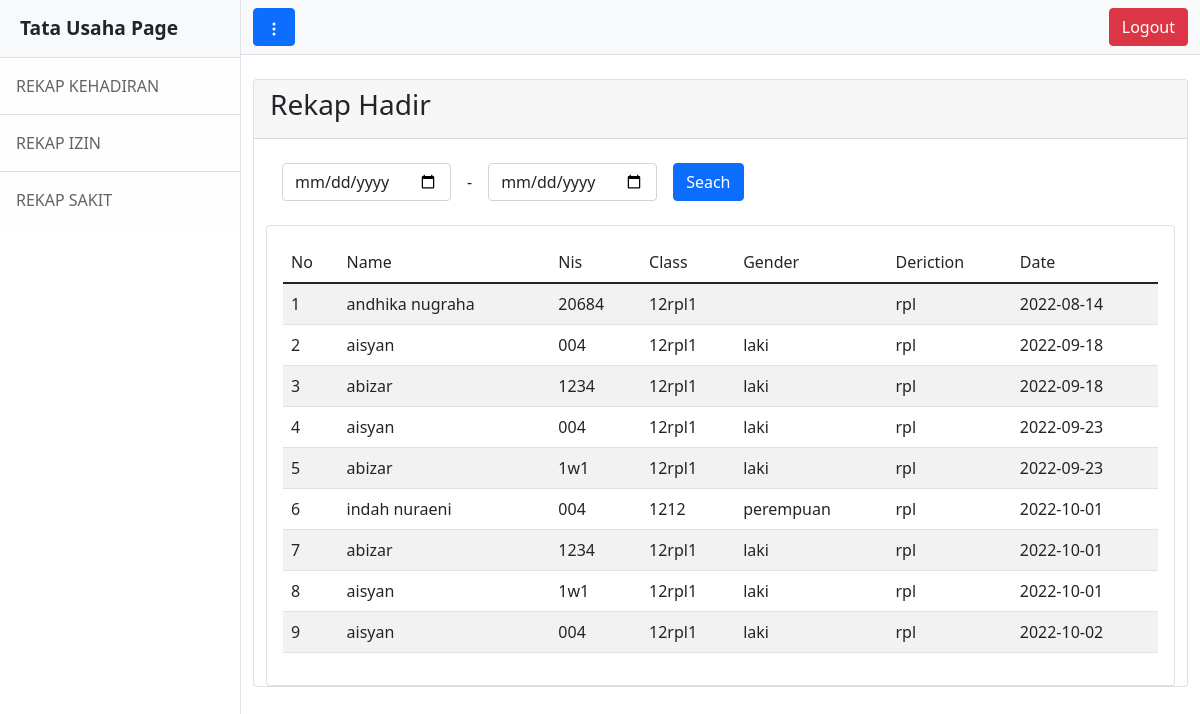
Before: /tu/halaman_tu.php?p=hadir (signed in) with the older database file.
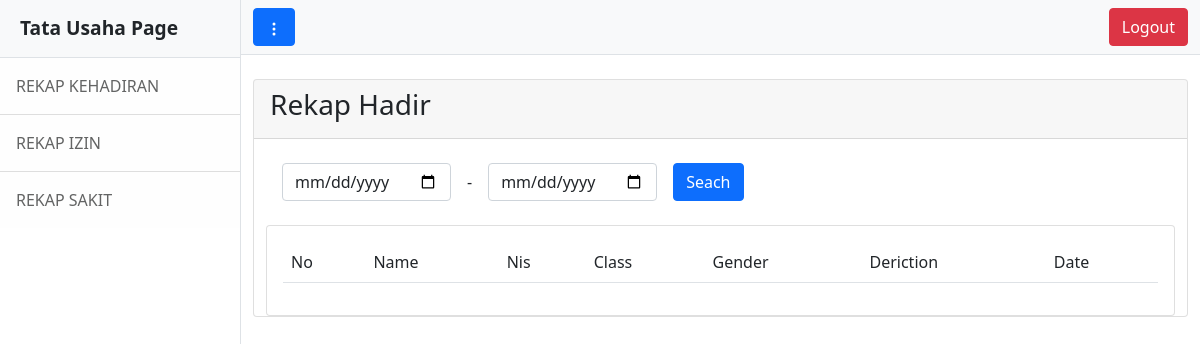
After: the same page with the newer database file.
### tables this page shows
CREATE TABLE `masuk` (
  `id` int(200) NOT NULL,
  `nama` varchar(255) NOT NULL,
  `nis` varchar(255) NOT NULL,
  `kelas` varchar(255) NOT NULL,
  `jenis_kelamin` varchar(255) NOT NULL,
  `jurusan` varchar(200) NOT NULL,
  `tgl_input` date NOT NULL
);

### tu/rekap-kehadiran.php (the view, shortened to what this page needs)
<?php
include "connect.php";
?>
<!DOCTYPE html>
<html lang="en">
<head>
    <link rel="stylesheet" type="text/css" href="css/css/bootstrap.min.css" />
</head>
<body>
    <br>
    <div class="card">
        <div class="card-header d-flex align-items-center">
            <h3>Rekap Hadir</h3>
        </div>
        <div class="container mt-4">
            <form action="" method="get">
                <div class="row g-3 align-items-center">
                    <div class="col-auto">
                    </div>
                    <div class="col-auto">
                        <input type="date" class="form-control" name="dari" required>
                    </div>
                    <div class="col-auto">
                        -
                    </div>
                    <div class="col-auto">
                        <input type="date" class="form-control" name="ke" required>
                    </div>
                    <div class="col-auto">
                        <button class="btn btn-primary" type="submit">Seach</button>
                    </div>
                </div>
            </form>
            <br>
            <div class="card">
                <div class="card-body">
                    <table class="table table-striped">
                        <thead>
                            <tr>
                                <td>No</td>
                                <td>Name</td>
                                <td>Nis</td>
                                <td>Class</td>
                                <td>Gender</td>
                                <td>Deriction</td>
                                <td>Date</td>
                            </tr>
                        </thead>
                        <?php
                        if (isset($_GET['dari']) && isset($_GET['ke'])) {
                            $data = mysqli_query($conn, "SELECT * FROM masuk WHERE tgl_input BETWEEN '" . $_GET['dari'] . "' and '" . $_GET['ke'] . "'");
                        } else {
                            $data = mysqli_query($conn, "select * from masuk");
                        }
                        $no = 1;
                        while ($row = mysqli_fetch_array($data)) {
                        ?>
                            <tr>
                                <td><?= $no++; ?></td>
                                <td><?= $row['nama']; ?></td>
                                <td><?= $row['nis']; ?></td>
                                <td><?= $row['kelas']; ?></td>
                                <td><?= $row['jenis_kelamin']; ?></td>
                                <td><?= $row['jurusan']; ?></td>
                                <td><?= $row['tgl_input']; ?></td>
                            </tr>
                        <?php } ?>
                    </table>
                </div>
            </div>
        </div>
    </div>
</body>
</html>

### tu/halaman_tu.php (shortened to what this page needs)
<!DOCTYPE html>
<html lang="en">
<head>
    <link href="css2/styles.css" rel="stylesheet" />
</head>
<body>
    <div class="d-flex" id="wrapper">
        <div class="border-end bg-white" id="sidebar-wrapper">
            <div class="sidebar-heading border-bottom bg-light"><b>Tata Usaha Page</b></div>
            <div class="list-group list-group-flush">
                <a class="list-group-item list-group-item-action list-group-item-light p-3" href="?p=hadir">REKAP KEHADIRAN</a>
                <a class="list-group-item list-group-item-action list-group-item-light p-3" href="?p=izin">REKAP IZIN</a>
                <a class="list-group-item list-group-item-action list-group-item-light p-3" href="?p=sakit">REKAP SAKIT</a>
            </div>
        </div>
        <div id="page-content-wrapper">
            <nav class="navbar navbar-expand-lg navbar-light bg-light border-bottom">
                <div class="container">
                    <button class="btn btn-primary" id="sidebarToggle"><svg xmlns="http://www.w3.org/2000/svg" width="16" height="16" fill="currentColor" class="bi bi-three-dots-vertical" viewBox="0 0 16 16">
                            <path d="M9.5 13a1.5 1.5 0 1 1-3 0 1.5 1.5 0 0 1 3 0zm0-5a1.5 1.5 0 1 1-3 0 1.5 1.5 0 0 1 3 0zm0-5a1.5 1.5 0 1 1-3 0 1.5 1.5 0 0 1 3 0z" />
                        </svg></button>
                    <div class="collapse navbar-collapse" id="navbarSupportedContent">
                        <ul class="navbar-nav ms-auto mt-100 mt-lg-0">
                            <li class="nav-item active"> <a href="../logout.php" class="btn btn-danger">Logout</a></li>
                        </ul>
                    </div>
                </div>
            </nav>
            <div class="wrapper">
                <div class="container-fluid">
                    <?php
                    $page =  $_GET['p'];
                    if ($page == 'hadir') {
                        include('rekap-kehadiran.php');
                    } elseif ($page == 'izin') {
                        include('rekap-izin.php');
                    } else {
                        include('rekap-sakit.php');
                    }
                    ?>
                </div>
            </div>
        </div>
    </div>
</body>
</html>
</body>
</html>

Changed rows visible on the page:
removed masuk: nama "andhika nugraha", nis "20684", kelas "12rpl1", jurusan "rpl", tgl_input "2022-08-14"
removed masuk: nama "aisyan", nis "004", kelas "12rpl1", jenis_kelamin "laki", jurusan "rpl", tgl_input "2022-09-18"
removed masuk: nama "abizar", nis "1234", kelas "12rpl1", jenis_kelamin "laki", jurusan "rpl", tgl_input "2022-09-18"
removed masuk: nama "aisyan", nis "004", kelas "12rpl1", jenis_kelamin "laki", jurusan "rpl", tgl_input "2022-09-23"
removed masuk: nama "abizar", nis "1w1", kelas "12rpl1", jenis_kelamin "laki", jurusan "rpl", tgl_input "2022-09-23"
removed masuk: nama "indah nuraeni", nis "004", kelas "1212", jenis_kelamin "perempuan", jurusan "rpl", tgl_input "2022-10-01"
removed masuk: nama "abizar", nis "1234", kelas "12rpl1", jenis_kelamin "laki", jurusan "rpl", tgl_input "2022-10-01"
removed masuk: nama "aisyan", nis "1w1", kelas "12rpl1", jenis_kelamin "laki", jurusan "rpl", tgl_input "2022-10-01"
removed masuk: nama "aisyan", nis "004", kelas "12rpl1", jenis_kelamin "laki", jurusan "rpl", tgl_input "2022-10-02"
